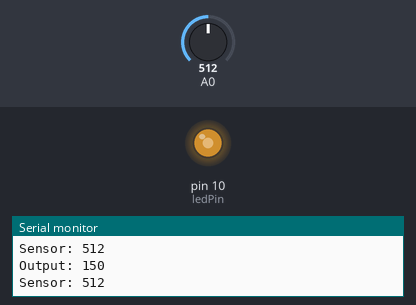
The sketch below on a simulated Arduino Uno, built with avr-gcc and run on an emulated ATmega328P. On the bench: output pins drawn as LEDs (lit = HIGH), the last lines printed to the serial monitor. Inputs (shaded band) come from the test bench; at power-on: A0 = 512.

Above: at 1.2 s.
1.3 s: A0 set to 986
At 2.1 s:
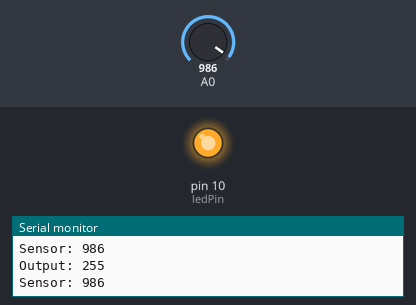
2.8 s: A0 set to 1007
5.8 s: A0 set to 497
At 6.7 s:
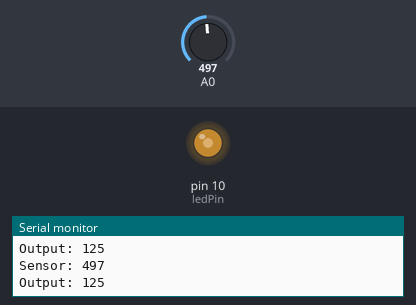
7.3 s: A0 set to 318
At 8.3 s:
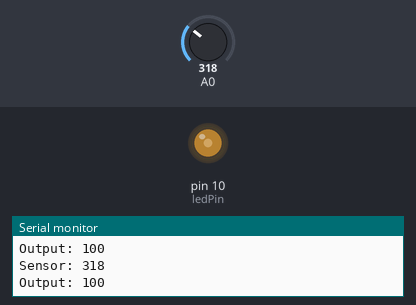
10.3 s: A0 set to 287
At 11.5 s:
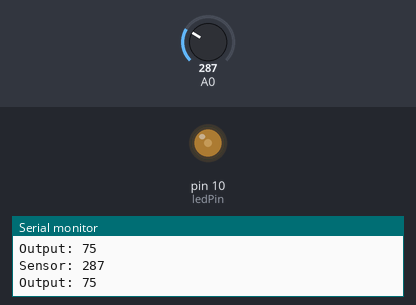
11.8 s: A0 set to 122
At 12.5 s:
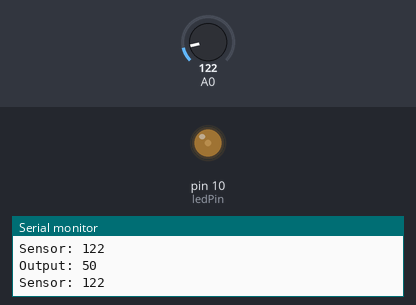
Timing chart, 0 to 14.3 s (numbered marks = the images above; inputs shaded):
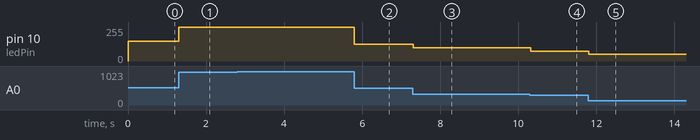

The sketch:

pentiometer_read.ino
```cpp
/*
 *	Read pentiomter value and use it
 *  for controlling LED bulb brightness.
 */


// constants
const int ledPin = 10;

void setup()
{
	// put your setup code here, to run once:

	pinMode(ledPin, OUTPUT);

	Serial.begin(9600);
}

void loop()
{
	// put your main code here, to run repeatedly:

	// store value of pin A0
	int sensorValue = analogRead(A0);
	int val = 0;

	// apply value for led

	if (sensorValue == 0)
	{
		val = 0;
	}
	else if (sensorValue > 0 && sensorValue <= 102)
	{
		val = 25;
	}
	else if (sensorValue >= 103 && sensorValue <= 204)
	{
		val = 50;
	}
	else if (sensorValue >= 205 && sensorValue <= 303)
	{
		val = 75;
	}
	else if (sensorValue >= 304 && sensorValue <= 405)
	{
		val = 100;
	}
	else if (sensorValue >= 406 && sensorValue <= 507)
	{
		val = 125;
	}
	else if (sensorValue >= 508 && sensorValue <= 609)
	{
		val = 150;
	}
	else if (sensorValue >= 610 && sensorValue <= 711)
	{
		val = 175;
	}
	else if (sensorValue >= 712 && sensorValue <= 813)
	{
		val = 200;
	}
	else if (sensorValue >= 814 && sensorValue <= 915)
	{
		val = 225;
	}
	else if (sensorValue >= 916)
	{
		val = 255;
	}

	analogWrite(ledPin, val);

	// print value
	Serial.print("Sensor: ");
	Serial.println(sensorValue);

	Serial.print("Output: ");
	Serial.println(val);

	Serial.println();
}
```

Measured:
- after the input at 1.3 s, pin 10 (ledPin): 150/255 → 255/255 at once
- after the input at 5.8 s, pin 10 (ledPin): 255/255 → 125/255 at once
- after the input at 7.3 s, pin 10 (ledPin): 125/255 → 100/255 at once
- after the input at 10.3 s, pin 10 (ledPin): 100/255 → 75/255 at once
- after the input at 11.8 s, pin 10 (ledPin): 75/255 → 50/255 at once
